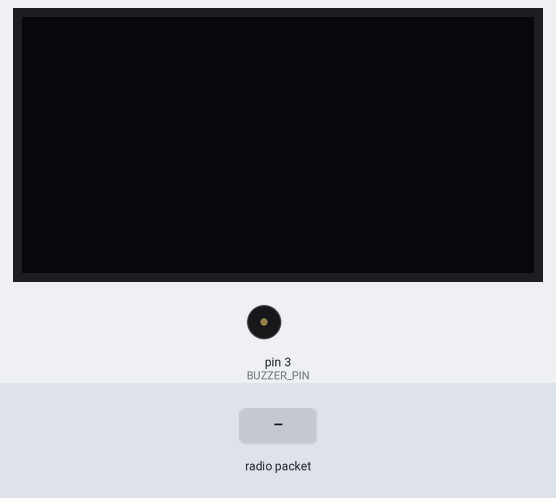
A sketch run on a simulated Arduino Uno, built with avr-gcc and run on an emulated ATmega328P. Shown: 128×64 one-colour display, buzzer (waves = sounding, pin HIGH). Inputs (shaded band) come from the test bench. No radio packets arrive unless stated.

Above: at 1.2 s.
1.3 s: radio packet "1" arrives
At 1.7 s:
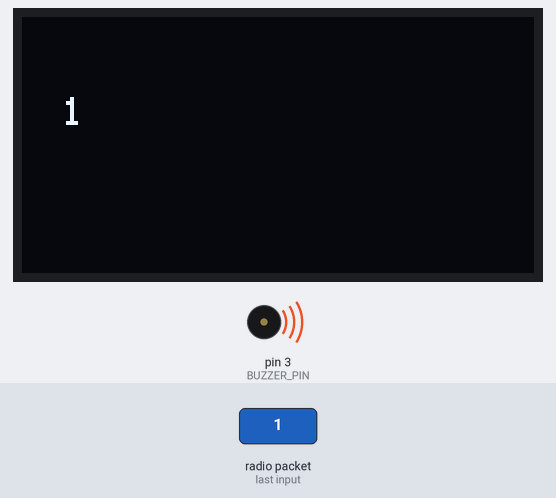
3.3 s: radio packet "0" arrives
At 3.7 s:
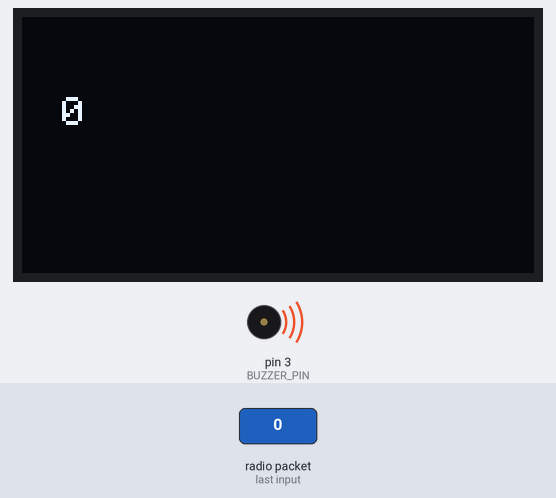
5.3 s: radio packet "2" arrives
At 7.1 s:
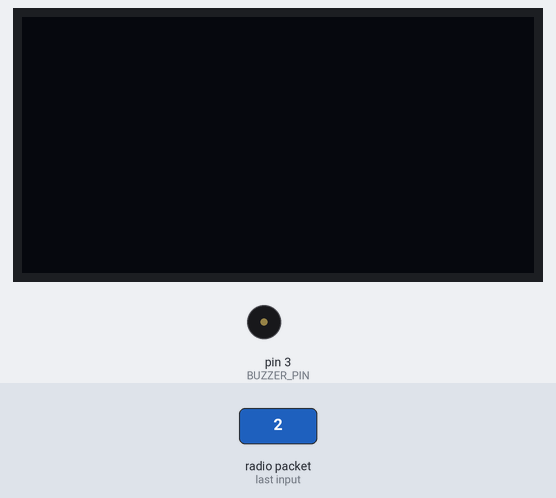
Timing chart, 0 to 8.6 s (numbered marks = the images above; inputs shaded):
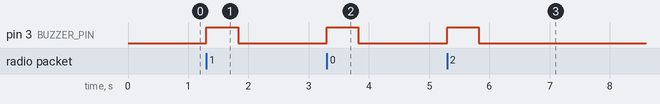

Measured:
- after the input at 1.3 s, pin 3 (BUZZER_PIN): LOW → HIGH at once, → LOW 0.53 s later
- after the input at 3.3 s, pin 3 (BUZZER_PIN): LOW → HIGH at once, → LOW 0.53 s later
- after the input at 5.3 s, pin 3 (BUZZER_PIN): LOW → HIGH at once, → LOW 0.53 s later

The sketch:

test_rx.ino
```cpp
#include <SPI.h>
#include <LoRa.h>
#include <Wire.h>
#include <Adafruit_GFX.h>
#include <Adafruit_SH110X.h>

#define LORA_FREQUENCY  433E6
#define LORA_PERIOD     1000
#define LORA_TEST_MSG   "HELLO WORLD!"
#define OLED_ADDR       0x3c
#define OLED_RESET      -1
#define SCREEN_WIDTH    128
#define SCREEN_HEIGHT   64
#define BUZZER_PIN      3

Adafruit_SH1106G display = Adafruit_SH1106G(
  SCREEN_WIDTH,
  SCREEN_HEIGHT,
  &Wire,
  OLED_RESET
);
String lora_test_msg = LORA_TEST_MSG;


void setup() {
  /* Pinmoding */
  pinMode(BUZZER_PIN, OUTPUT);

  /* Begin display */
  display.begin(OLED_ADDR, true);
  display.clearDisplay();
  display.setTextColor(SH110X_WHITE);
  display.setTextSize(1);

  /* Begin LoRa */
  while(!LoRa.begin(LORA_FREQUENCY)) {}
}

void loop() {
  /* Try to parse incoming packet */
  int     packet_size = LoRa.parsePacket();
  String  packet_msg  = "";

  if(packet_size) {
    /* Check while buffer exists */
    while(LoRa.available()) {
      packet_msg = packet_msg + (String)((char)LoRa.read());
    }

    /* Indicate the incoming message */
    digitalWrite(BUZZER_PIN, HIGH);
    display.setCursor(10, 20); display.print(packet_msg); display.display();
    delay(LORA_PERIOD/2);

    digitalWrite(BUZZER_PIN, LOW);
    display.clearDisplay(); display.display();
    delay(LORA_PERIOD/2);
  }
}
```
